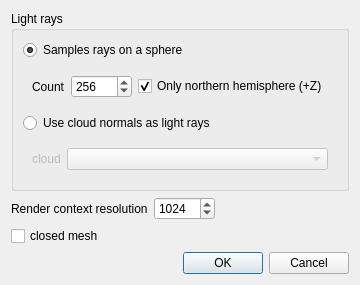
<?xml version="1.0" encoding="UTF-8"?>
<ui version="4.0">
 <class>PCVDialog</class>
 <widget class="QDialog" name="PCVDialog">
  <property name="geometry">
   <rect>
    <x>0</x>
    <y>0</y>
    <width>350</width>
    <height>270</height>
   </rect>
  </property>
  <property name="windowTitle">
   <string>ShadeVis</string>
  </property>
  <property name="windowIcon">
   <iconset resource="../qPCV.qrc">
    <normaloff>:/CC/plugin/qPCV/images/PCVIcon.png</normaloff>:/CC/plugin/qPCV/images/PCVIcon.png</iconset>
  </property>
  <layout class="QVBoxLayout" name="verticalLayout_3">
   <item>
    <widget class="QGroupBox" name="groupBox">
     <property name="sizePolicy">
      <sizepolicy hsizetype="Preferred" vsizetype="Maximum">
       <horstretch>0</horstretch>
       <verstretch>0</verstretch>
      </sizepolicy>
     </property>
     <property name="title">
      <string>Light rays</string>
     </property>
     <layout class="QVBoxLayout" name="verticalLayout_2">
      <item>
       <widget class="QRadioButton" name="useSphereRadioButton">
        <property name="text">
         <string>Samples rays on a sphere</string>
        </property>
        <property name="checked">
         <bool>true</bool>
        </property>
       </widget>
      </item>
      <item>
       <widget class="QFrame" name="useSphereFrame">
        <layout class="QHBoxLayout" name="horizontalLayout_3">
         <item>
          <widget class="QLabel" name="label">
           <property name="text">
            <string>Count</string>
           </property>
          </widget>
         </item>
         <item>
          <widget class="QSpinBox" name="raysSpinBox">
           <property name="toolTip">
            <string>number of rays to cast</string>
           </property>
           <property name="minimum">
            <number>16</number>
           </property>
           <property name="maximum">
            <number>65536</number>
           </property>
           <property name="singleStep">
            <number>16</number>
           </property>
           <property name="value">
            <number>256</number>
           </property>
          </widget>
         </item>
         <item>
          <spacer name="horizontalSpacer_3">
           <property name="orientation">
            <enum>Qt::Horizontal</enum>
           </property>
           <property name="sizeHint" stdset="0">
            <size>
             <width>40</width>
             <height>20</height>
            </size>
           </property>
          </spacer>
         </item>
         <item>
          <widget class="QCheckBox" name="mode180CheckBox">
           <property name="toolTip">
            <string>rays are cast from the whole sphere (instrad of the Z+ hemisphere)</string>
           </property>
           <property name="text">
            <string>Only northern hemisphere (+Z)</string>
           </property>
           <property name="checked">
            <bool>true</bool>
           </property>
          </widget>
         </item>
        </layout>
       </widget>
      </item>
      <item>
       <widget class="QRadioButton" name="useCloudRadioButton">
        <property name="text">
         <string>Use cloud normals as light rays</string>
        </property>
       </widget>
      </item>
      <item>
       <widget class="QFrame" name="useCloudFrame">
        <property name="enabled">
         <bool>false</bool>
        </property>
        <layout class="QHBoxLayout" name="horizontalLayout_2">
         <item>
          <widget class="QLabel" name="label_3">
           <property name="text">
            <string>cloud</string>
           </property>
          </widget>
         </item>
         <item>
          <widget class="QComboBox" name="cloudsComboBox">
           <property name="sizePolicy">
            <sizepolicy hsizetype="Expanding" vsizetype="Fixed">
             <horstretch>0</horstretch>
             <verstretch>0</verstretch>
            </sizepolicy>
           </property>
          </widget>
         </item>
        </layout>
       </widget>
      </item>
     </layout>
    </widget>
   </item>
   <item>
    <layout class="QHBoxLayout">
     <item>
      <widget class="QLabel" name="label_2">
       <property name="text">
        <string>Render context resolution</string>
       </property>
      </widget>
     </item>
     <item>
      <widget class="QSpinBox" name="resSpinBox">
       <property name="toolTip">
        <string>rendering buffer resolution</string>
       </property>
       <property name="minimum">
        <number>128</number>
       </property>
       <property name="maximum">
        <number>65536</number>
       </property>
       <property name="singleStep">
        <number>128</number>
       </property>
       <property name="value">
        <number>1024</number>
       </property>
      </widget>
     </item>
     <item>
      <spacer name="horizontalSpacer">
       <property name="orientation">
        <enum>Qt::Horizontal</enum>
       </property>
       <property name="sizeHint" stdset="0">
        <size>
         <width>40</width>
         <height>20</height>
        </size>
       </property>
      </spacer>
     </item>
    </layout>
   </item>
   <item>
    <layout class="QHBoxLayout" name="horizontalLayout">
     <item>
      <widget class="QCheckBox" name="closedMeshCheckBox">
       <property name="toolTip">
        <string>Accelerates computation if the mesh is closed (no holes)</string>
       </property>
       <property name="text">
        <string>closed mesh</string>
       </property>
      </widget>
     </item>
     <item>
      <spacer name="horizontalSpacer_2">
       <property name="orientation">
        <enum>Qt::Horizontal</enum>
       </property>
       <property name="sizeHint" stdset="0">
        <size>
         <width>40</width>
         <height>20</height>
        </size>
       </property>
      </spacer>
     </item>
    </layout>
   </item>
   <item>
    <spacer name="verticalSpacer">
     <property name="orientation">
      <enum>Qt::Vertical</enum>
     </property>
     <property name="sizeHint" stdset="0">
      <size>
       <width>20</width>
       <height>40</height>
      </size>
     </property>
    </spacer>
   </item>
   <item>
    <widget class="QDialogButtonBox" name="buttonBox">
     <property name="orientation">
      <enum>Qt::Horizontal</enum>
     </property>
     <property name="standardButtons">
      <set>QDialogButtonBox::Cancel|QDialogButtonBox::Ok</set>
     </property>
    </widget>
   </item>
  </layout>
 </widget>
 <resources>
  <include location="qPCV.qrc"/>
 </resources>
 <connections>
  <connection>
   <sender>buttonBox</sender>
   <signal>accepted()</signal>
   <receiver>PCVDialog</receiver>
   <slot>accept()</slot>
   <hints>
    <hint type="sourcelabel">
     <x>248</x>
     <y>254</y>
    </hint>
    <hint type="destinationlabel">
     <x>157</x>
     <y>274</y>
    </hint>
   </hints>
  </connection>
  <connection>
   <sender>buttonBox</sender>
   <signal>rejected()</signal>
   <receiver>PCVDialog</receiver>
   <slot>reject()</slot>
   <hints>
    <hint type="sourcelabel">
     <x>316</x>
     <y>260</y>
    </hint>
    <hint type="destinationlabel">
     <x>286</x>
     <y>274</y>
    </hint>
   </hints>
  </connection>
  <connection>
   <sender>useSphereRadioButton</sender>
   <signal>toggled(bool)</signal>
   <receiver>useCloudFrame</receiver>
   <slot>setDisabled(bool)</slot>
   <hints>
    <hint type="sourcelabel">
     <x>150</x>
     <y>38</y>
    </hint>
    <hint type="destinationlabel">
     <x>80</x>
     <y>150</y>
    </hint>
   </hints>
  </connection>
  <connection>
   <sender>useCloudRadioButton</sender>
   <signal>toggled(bool)</signal>
   <receiver>useSphereFrame</receiver>
   <slot>setDisabled(bool)</slot>
   <hints>
    <hint type="sourcelabel">
     <x>120</x>
     <y>118</y>
    </hint>
    <hint type="destinationlabel">
     <x>70</x>
     <y>72</y>
    </hint>
   </hints>
  </connection>
 </connections>
</ui>
